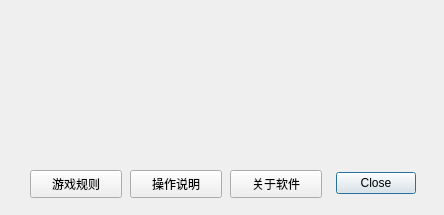
<?xml version="1.0" encoding="UTF-8"?>
<ui version="4.0">
 <class>aboutDlg</class>
 <widget class="QDialog" name="aboutDlg">
  <property name="geometry">
   <rect>
    <x>0</x>
    <y>0</y>
    <width>444</width>
    <height>215</height>
   </rect>
  </property>
  <property name="minimumSize">
   <size>
    <width>444</width>
    <height>215</height>
   </size>
  </property>
  <property name="maximumSize">
   <size>
    <width>444</width>
    <height>215</height>
   </size>
  </property>
  <property name="windowTitle">
   <string>Dialog</string>
  </property>
  <widget class="QDialogButtonBox" name="pB_return">
   <property name="geometry">
    <rect>
     <x>330</x>
     <y>167</y>
     <width>91</width>
     <height>32</height>
    </rect>
   </property>
   <property name="orientation">
    <enum>Qt::Horizontal</enum>
   </property>
   <property name="standardButtons">
    <set>QDialogButtonBox::Close</set>
   </property>
   <property name="centerButtons">
    <bool>true</bool>
   </property>
  </widget>
  <widget class="QPushButton" name="pB_explanatry">
   <property name="geometry">
    <rect>
     <x>130</x>
     <y>170</y>
     <width>92</width>
     <height>28</height>
    </rect>
   </property>
   <property name="text">
    <string>操作说明</string>
   </property>
  </widget>
  <widget class="QPushButton" name="pB_about">
   <property name="geometry">
    <rect>
     <x>230</x>
     <y>170</y>
     <width>92</width>
     <height>28</height>
    </rect>
   </property>
   <property name="text">
    <string>关于软件</string>
   </property>
  </widget>
  <widget class="QPushButton" name="pB_rule">
   <property name="geometry">
    <rect>
     <x>30</x>
     <y>170</y>
     <width>92</width>
     <height>28</height>
    </rect>
   </property>
   <property name="text">
    <string>游戏规则</string>
   </property>
  </widget>
  <widget class="QLabel" name="text">
   <property name="geometry">
    <rect>
     <x>30</x>
     <y>50</y>
     <width>391</width>
     <height>101</height>
    </rect>
   </property>
   <property name="text">
    <string/>
   </property>
  </widget>
  <widget class="QLabel" name="title">
   <property name="geometry">
    <rect>
     <x>111</x>
     <y>20</y>
     <width>191</width>
     <height>31</height>
    </rect>
   </property>
   <property name="font">
    <font>
     <family>Andale Mono</family>
     <pointsize>14</pointsize>
    </font>
   </property>
   <property name="text">
    <string/>
   </property>
  </widget>
 </widget>
 <resources/>
 <connections>
  <connection>
   <sender>pB_return</sender>
   <signal>accepted()</signal>
   <receiver>aboutDlg</receiver>
   <slot>accept()</slot>
   <hints>
    <hint type="sourcelabel">
     <x>248</x>
     <y>254</y>
    </hint>
    <hint type="destinationlabel">
     <x>157</x>
     <y>274</y>
    </hint>
   </hints>
  </connection>
  <connection>
   <sender>pB_return</sender>
   <signal>rejected()</signal>
   <receiver>aboutDlg</receiver>
   <slot>reject()</slot>
   <hints>
    <hint type="sourcelabel">
     <x>316</x>
     <y>260</y>
    </hint>
    <hint type="destinationlabel">
     <x>286</x>
     <y>274</y>
    </hint>
   </hints>
  </connection>
 </connections>
</ui>
